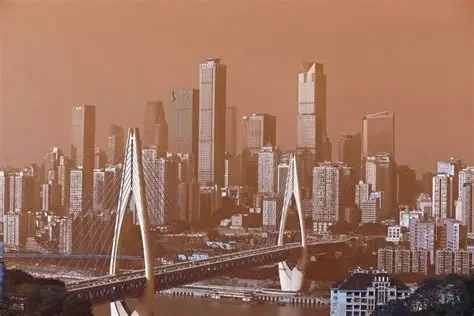
#> input picture cvstudey/chapter-2/resource/chongqing_bridge.jpg, 474 x 316 px, found by its file name
$ python 1.py
#> lines starting #> are read from the running program, lines starting #| are printed output that depends on the picture
import cv2
import numpy as np
import matplotlib.pyplot as plt

plt.rcParams['font.sans-serif'] = ['SimHei']
plt.rcParams['axes.unicode_minus'] = False

path = r'/cv的学习/chapter-2/resource/chongqing_bridge.jpg'

img = cv2.imread(path, cv2.IMREAD_COLOR_RGB)
#> img is the input picture: shape (316, 474, 3); mean B, G, R 95, 114, 156

h, w = img.shape[:2]
#> h = 316; w = 474
x, y = 150,240

print('图像的宽度为：',w,'高度为：',h)
#| 图像的宽度为： 474 高度为： 316

# 平移矩阵
M = np.array([[1,0,x],[0,1,y]],np.float32)
M2 = np.array([[1,0,-x],[0,1,y]],np.float32)
# 应用平移矩阵
B= cv2.warpAffine(img,M,(w,h))
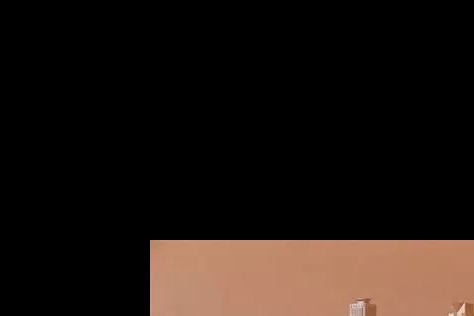
#> B: shape (316, 474, 3); mean B, G, R 17.6, 22.3, 31.3
C = cv2.warpAffine(img,M2,(w,h))
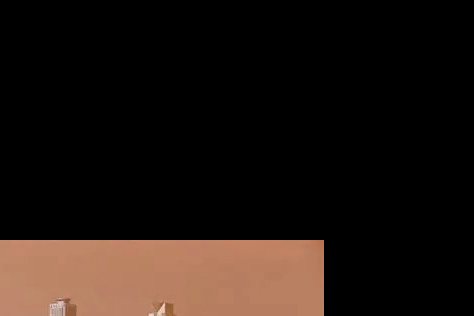
#> C: shape (316, 474, 3); mean B, G, R 16.5, 21.4, 30.7

plt.figure(figsize=(8,6))
plt.subplot(1,2,1),plt.imshow(img),plt.title('原图像')
plt.subplot(1,2,2),plt.imshow(B),plt.title('图像平移')
# plt.subplot(1,2,1),plt.imshow(C),plt.title('图像平移')
plt.show()
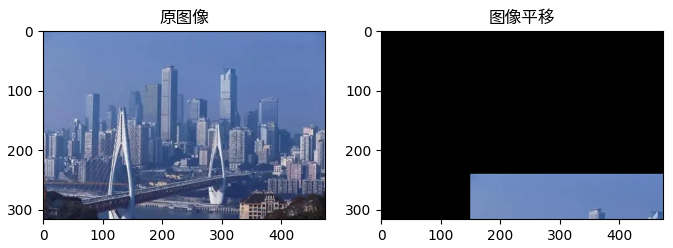
#> figure drawn by matplotlib, 2 panels; B, G, R data is drawn as R, G, B
